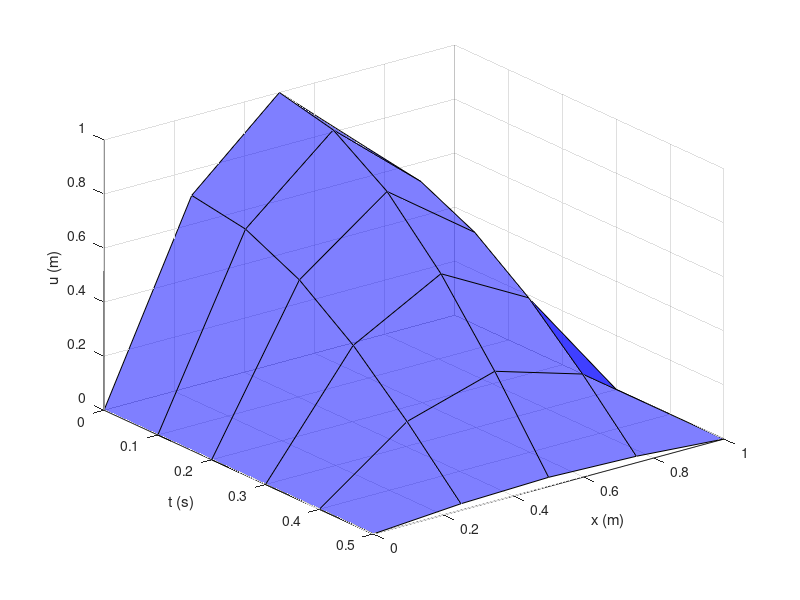

Write the MATLAB code that produced this figure. (Note: this script raises an error after producing the figure.)
%%% Define key problem parameters


k = 0.1; % t-spacing Δt = k
h = 0.25; % x-spacing Δx = h
    % the chosen step sizes lead to a stable solution by the CFL stability condition
a = 1; % wave speed parameter in 1D Wave Equation
r = a*k/h; % Courant Number

xup = 1; tup = 0.5; % max x and t values in the numerical solution mesh space
xlow = 0; tlow = 0; % min x & t values in mesh space
x = xlow:h:xup; t = tlow:k:tup; % specific x and t values for which numerical solution u(x,t) is found


%%% Plot of Mesh Points for the Numerical PDE Solution


[X,T] = meshgrid(x, t); % set up mesh spaced by Δx Δt
bc = plot(X,T, 'bs', 'MarkerFaceColor','b'); % plot the meshgrid to visualise it
    %% bc for "boundary condition" - the blue points are given by bc's
hold on

unk = plot(X(2:end,2:end-1)', T(2:end,2:end-1)', 'rs', 'MarkerFaceColor','r');
    %% "unk" = unknowns - not given by bc's
hold off
%% plot all mesh points blue and then overwrite middle 15 mesh points as red
%% to show the red as the unknown points

yticks(t)
xticks(x) % set x and t ticks to step sizes Δx Δt

xlim([xlow - 0.5*h, xup + 0.5*h])
ylim([tlow - 0.5*k, tup + 1.5*k]) % x & t limits in the plot. Space on top for the legend

xlabel("x (m)")
ylabel("t (s)")
title("Mesh Space for the Numerical Solution of Cable Displacement")

legend([bc(1), unk(1)], "Boundary Condition points", "Unknown Points", ...
    "Location", "north")
    %% passing by 1st element of plot handles for boundary condition (blue)
    %% and unknown (red) points to set the correct colours in the legend entries

for i = 1:length(x)
    for j = 1:length(t)
        label = {"u_{" + num2str(i-1) + "," + num2str(j-1) + "}"};
            % i,j >= 1 due to indexing so (i,j - 1) in num2str to get numbers from 0.
            % alternate is num2str((i-1)*10 + (j-1)) but produces 0 at i=j=1, not 00
        text(X(1,i), T(j,1), label, ...
            'VerticalAlignment','bottom','HorizontalAlignment','left')
    end
end


%%% Numerical Iterative Mesh Method for 1D Wave Equation


u_numerical = zeros(tup/k+1,xup/h+1); % solution matrix is a t by x matrix
    % ascending time goes by descending row: row 1 for t=0, row 2 for
    % t = k, row 3 for t = 2k, etc

% Boundary Conditions
    %bc_l = zeros(tup/k + 1, 1);
    %bc_r = bc_l;
    % --- could define these but simpler to just set u_numerical = 0 in 
    % recursive steps instead of u_numerical(i,j) = bc_l(j) or bc_r(j)

for i = 1:xup/h+1
    u_numerical(1, i) = sin(pi * (i-1) * h); % 1st row for t=0 by boundary condition
end

% 1st row (middle elements plus bc_l and bc_r elements = 0 given by bc):
for i = 1:xup/h+1
    if i == 1 || i == xup/h+1
        u_numerical(2,i) = 0; % 0 by boundary condition
    else
        u_numerical(2,i) = 0.5*(r^2)*u_numerical(1,i-1) + ...
        (1-(r^2))*u_numerical(1,i) + 0.5*(r^2)*u_numerical(1,i+1); % 2st row, t = k
        % recursive formula for t = k using bc "cable initially at rest"
    end
end

for j = 2:tup/k % iterate over t-steps to next row - start from row 3 till last row
    for i = 1:xup/h+1 % iterate over x-steps along the row
        if i == 1 || i == xup/h+1
            u_numerical(j+1,i) = 0;
        else 
            u_numerical(j+1,i) = (r^2)*u_numerical(j,i-1) + ...
            2*(1-(r^2))*u_numerical(j,i) + (r^2)*u_numerical(j,i+1) - ...
            u_numerical(j-1,i);
            % recursive formula to calculate the next row of meshpoints from prev 2 rows
        end
    end
end
disp(u_numerical); % see the u-values of the mesh points - numerical solution

surf(x, t, u_numerical, 'FaceAlpha', 0.5, 'FaceColor', 'b')
set(gca, 'Ydir', 'reverse')
    % revese t direction to see the decreasing oscillation better
xlabel("x (m)")
ylabel("t (s)")
zlabel("u (m)")
title("Displacement U(x,t) of X-Position Along Cable by Time" + ...
    newline + "Numerical Iterative Mesh Solution")


%%% Plot the Analytical Solution  found from analytical Wave Equation solution


u_exact = sin(pi*X) .* cos(pi*T); % using meshgrid set up in Line 9)

disp(u_exact); % see exact u-values of mesh points

surf(X,T,u_exact, 'FaceAlpha', 0.5, 'FaceColor', 'r')
set(gca, 'Ydir', 'reverse') % reverse to see cable displacement better
% x & t sizes are incompatible so cannot use "uexact = sin(pi*x).*cos(pi*t)"
xlabel("x (m)")
ylabel("t (s)")
zlabel("u (m)")
title("Displacement U(x,t) of X-Position Along Cable by Time" + ...
    newline + "Exact Analytical Solution")


%%%Calculate % error of each numerical mesh computation from analytical result


error = (u_numerical - u_exact);

percerror = zeros(size(error)); % percent error array
for j = 1:length(t)
    for i = 2:length(x)-1
        if ~mod((j-1)*k, 0.5) && mod((j-1)*k, 1)
            percerror(j,i) = NaN; % undefined error as exact solution = 0 at t = n/2 for odd int n >= 1
            continue % skip rest of calculation to avoid division by 0
        else
            percerror(j,i) = error(j,i)/u_exact(j,i) * 100;
        end
    end
end

disp(percerror);
percerror = abs(percerror); % to display on bar graph

%percerrormid = error(1:tup/k,2:xup/h)./u_exact(1:tup/k,2:xup/h) * 100;
%percerror = vertcat(percerrormid, [NaN, NaN, NaN])

b = bar(percerror(:,2)); %1st col = 0 from boundary condition. 2nd to (end-1) cols are equal
xlabel("Iteration in Time")
ylabel("Percent Error")
title("Error in Numerical Solution from Analytical")

if length(b.XData) <= 15 % with 16+ bars, bars cannot fit numbers on top - too much number clatter
    for i = 1:length(b)
        text(b(i).XData, b(i).YData, num2str(percerror(:,2), '%.01f'), ...
            'VerticalAlignment','bottom','horizontalalign','center');
    end
end
ylim([0 1.2*max(b.YData)]) % plot goes till 1% above max percent error
